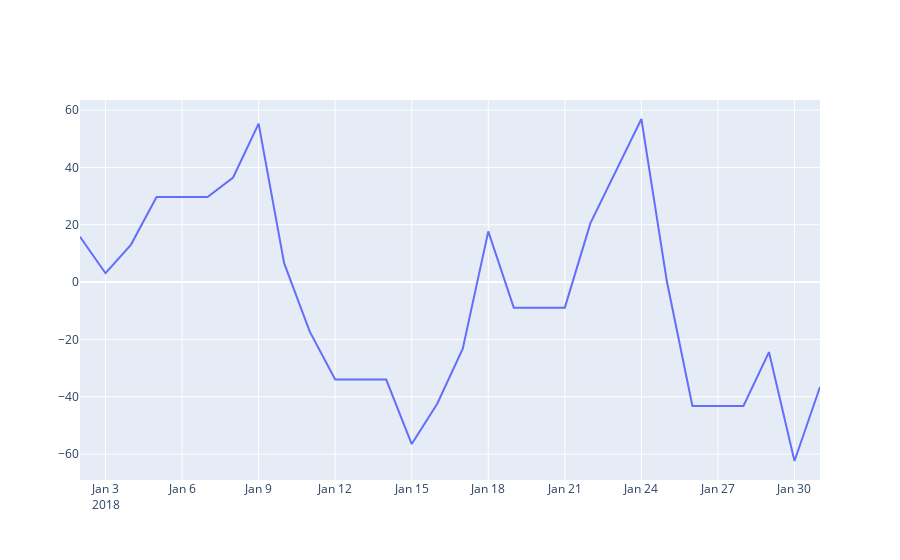

Notebook source saved alongside this figure:
### Code cell
granularity = "M5"
start_date = "2018-01-02"
end_date = "2018-02-02"

pairs = [
    "GBP_USD",
]

fig = go.Figure()
for pairname in pairs:
    # print(pairname)
    df_results = run_pair(start_date, end_date, pairname, granularity)
    fig.add_trace(
        go.Scatter(
            x=df_results.date,
            y=df_results.gain,
            line=dict(width=2),
            line_shape="linear",
            name=pairname,
        )
    )
fig.show()

### Figure 1 — Plotly figure (JSON) as saved in the notebook; plotly's stock layout.template omitted (floating-point values rounded to 4 significant figures)
{"data": [{"line": {"shape": "linear", "width": 2}, "name": "GBP_USD", "type": "scatter", "x": ["2018-01-02T00:00:00+00:00", "2018-01-03T00:00:00+00:00", "2018-01-04T00:00:00+00:00", "2018-01-05T00:00:00+00:00", "2018-01-06T00:00:00+00:00", "2018-01-07T00:00:00+00:00", "2018-01-08T00:00:00+00:00", "2018-01-09T00:00:00+00:00", "2018-01-10T00:00:00+00:00", "2018-01-11T00:00:00+00:00", "2018-01-12T00:00:00+00:00", "2018-01-13T00:00:00+00:00", "2018-01-14T00:00:00+00:00", "2018-01-15T00:00:00+00:00", "2018-01-16T00:00:00+00:00", "2018-01-17T00:00:00+00:00", "2018-01-18T00:00:00+00:00", "2018-01-19T00:00:00+00:00", "2018-01-20T00:00:00+00:00", "2018-01-21T00:00:00+00:00", "2018-01-22T00:00:00+00:00", "2018-01-23T00:00:00+00:00", "2018-01-24T00:00:00+00:00", "2018-01-25T00:00:00+00:00", "2018-01-26T00:00:00+00:00", "2018-01-27T00:00:00+00:00", "2018-01-28T00:00:00+00:00", "2018-01-29T00:00:00+00:00", "2018-01-30T00:00:00+00:00", "2018-01-31T00:00:00+00:00"], "y": [15.8, 3.1, 13.1, 29.7, 29.7, 29.7, 36.5, 55.3, 6.6, -17.2, -34.0, -34.0, -34.0, -56.5, -42.4, -23.2, 17.7, -8.9, -8.9, -8.9, 20.5, 38.6, 56.9, 0.2, -43.2, -43.2, -43.2, -24.4, -62.4, -36.6]}], "layout": {}}
